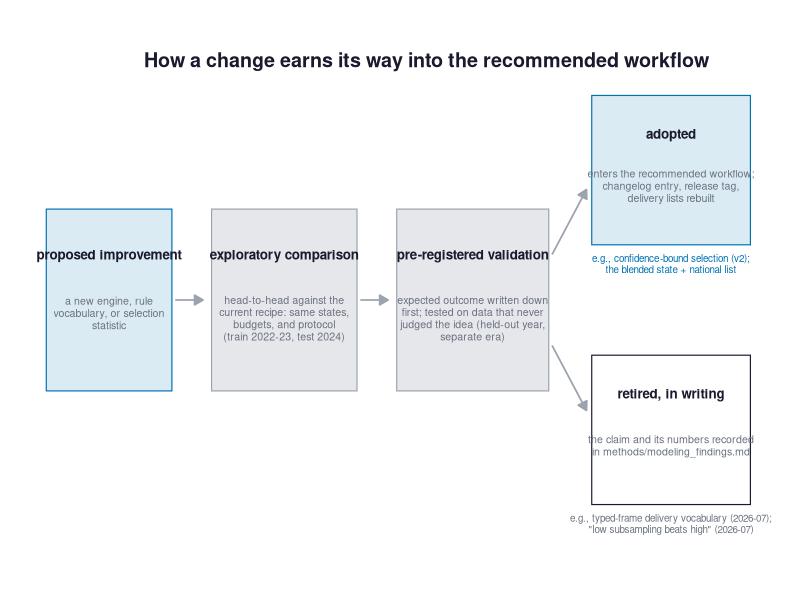

Source code (R):
# Companion figure to the pipeline diagram (draw_pipeline_options.R, option B):
# how a proposed change qualifies for the recommended workflow. Same visual
# language. Examples on the two exits are real cases from modeling_findings.md.
# Output: presentation_figures/refinement_loop.png

suppressMessages(library(ggplot2))
dir.create("presentation_figures", showWarnings = FALSE)

INK    <- "#1a1a2e"
MUTED  <- "#6b7280"
BOX    <- "#e5e7eb"
EDGE   <- "#9ca3af"
BLUE   <- "#0072B2"

arrowspec <- arrow(length = unit(7, "pt"), type = "closed")
box <- function(x, y, w, h, fill, colour = NA)
  annotate("rect", xmin = x - w/2, xmax = x + w/2, ymin = y - h/2, ymax = y + h/2,
           fill = fill, colour = colour, linewidth = 0.4)
lbl <- function(x, y, text, size = 3.2, col = INK, face = "plain", lh = 0.95)
  annotate("text", x = x, y = y, label = text, size = size, colour = col,
           fontface = face, lineheight = lh)
seg <- function(x1, y1, x2, y2, col = EDGE)
  annotate("segment", x = x1, y = y1, xend = x2, yend = y2,
           colour = col, linewidth = 0.6, arrow = arrowspec)

p <- ggplot() +
  # 1 proposal
  box(1.2, 2.0, 1.9, 1.4, fill = scales::alpha(BLUE, 0.14), colour = BLUE) +
  lbl(1.2, 2.35, "proposed improvement", 3.4, INK, "bold") +
  lbl(1.2, 1.90, "a new engine, rule\nvocabulary, or selection\nstatistic", 2.7, MUTED) +
  seg(2.2, 2.0, 2.62, 2.0) +
  # 2 exploratory comparison
  box(3.85, 2.0, 2.2, 1.4, fill = BOX, colour = EDGE) +
  lbl(3.85, 2.35, "exploratory comparison", 3.4, INK, "bold") +
  lbl(3.85, 1.86, "head-to-head against the\ncurrent recipe: same states,\nbudgets, and protocol\n(train 2022-23, test 2024)", 2.7, MUTED) +
  seg(5.0, 2.0, 5.42, 2.0) +
  # 3 pre-registered validation
  box(6.7, 2.0, 2.3, 1.4, fill = BOX, colour = EDGE) +
  lbl(6.7, 2.35, "pre-registered validation", 3.4, INK, "bold") +
  lbl(6.7, 1.86, "expected outcome written down\nfirst; tested on data that never\njudged the idea (held-out year,\nseparate era)", 2.7, MUTED) +
  # exits
  seg(7.9, 2.35, 8.42, 2.85) +
  seg(7.9, 1.65, 8.42, 1.15) +
  box(9.7, 3.0, 2.4, 1.15, fill = scales::alpha(BLUE, 0.14), colour = BLUE) +
  lbl(9.7, 3.28, "adopted", 3.4, INK, "bold") +
  lbl(9.7, 2.88, "enters the recommended workflow;\nchangelog entry, release tag,\ndelivery lists rebuilt", 2.7, MUTED) +
  lbl(9.7, 2.28, "e.g., confidence-bound selection (v2);\nthe blended state + national list", 2.5, BLUE) +
  box(9.7, 1.0, 2.4, 1.15, fill = "white", colour = INK) +
  lbl(9.7, 1.28, "retired, in writing", 3.4, INK, "bold") +
  lbl(9.7, 0.88, "the claim and its numbers recorded\nin methods/modeling_findings.md", 2.7, MUTED) +
  lbl(9.7, 0.28, "e.g., typed-frame delivery vocabulary (2026-07);\n\"low subsampling beats high\" (2026-07)", 2.5, MUTED) +
  lbl(6.0, 3.85, "How a change earns its way into the recommended workflow", 5, INK, "bold") +
  coord_cartesian(xlim = c(0.1, 11.1), ylim = c(-0.1, 4.1)) +
  theme_void()
ggsave("presentation_figures/refinement_loop.png", p,
       width = 12, height = 4.6, dpi = 300, bg = "white")
cat("wrote presentation_figures/refinement_loop.png\n")
